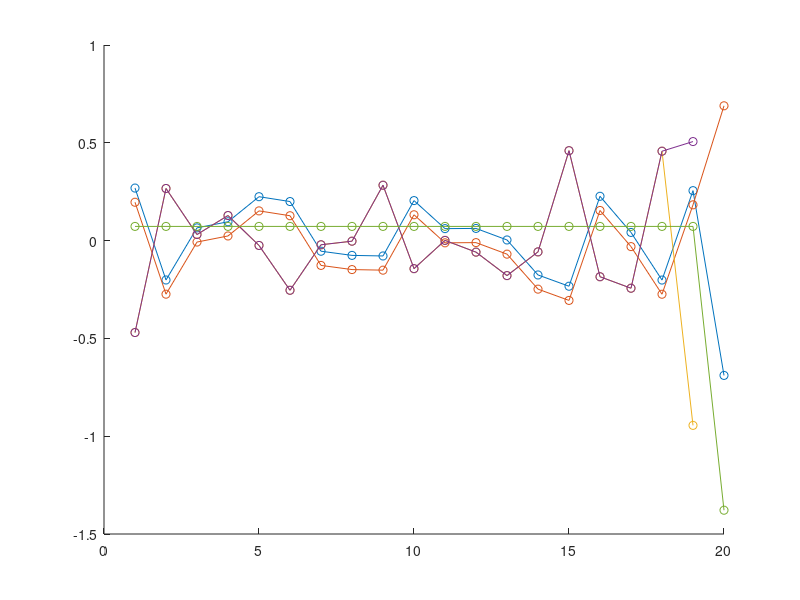

This chart was generated by the following MATLAB code:
%x = [-0.6666606030310057, -0.5732174352593354, 0.1161123511525026, 0.15690908882266363, 0.16786741227995305, 0.1799210661856719, 0.1886480419602938, 0.20769311097441756, 0.2227269669148386]
%y = [0.6666727285715058, -0.7398718793994516, -0.0505332366305847, -0.009780339465215483, 0.0011702353768068678, 0.013231818187785793, 0.02199876797223879, 0.041070811782883784, 0.05604109360403077]
x=[0.268640424563741, -0.2013195826713901, 0.0651533615848355, 0.09628238383974673, 0.22447637735994244, 0.19969225810181426, -0.054270277780743274, -0.07558233172285324, -0.07854546247189488, 0.20456504538556688, 0.06119927616430542, 0.0622938045174394, 0.0032853073515312636, -0.17563440220220036, -0.2332431217150242, 0.22656573783683193, 0.04183799270075857, -0.201607773081423, 0.25541131763126323, -0.6892003353922475]
y=[0.1960921549298141, -0.27387502827256055, -0.007388753071406746, 0.02371731964203968, 0.1519273422326533, 0.12713830567497741, -0.1268255881054685, -0.14811599863017785, -0.15109980682534363, 0.1320227652035022, -0.011353654543310623, -0.010272055612423588, -0.0692312099505931, -0.24817378340989527, -0.3057811515740644, 0.15402263824082452, -0.03069896878164355, -0.2741673709225338, 0.1828583048412401, 0.6892045389343702]

figure
hold on
plot(x,'-o')
plot(y,'-o')
plot(diff(x),'-o')
plot(diff(y),'-o')
plot(x-y,'-o')

% the diffs are identical.
% the first term is +-2/3





%pdist2(x,x)


